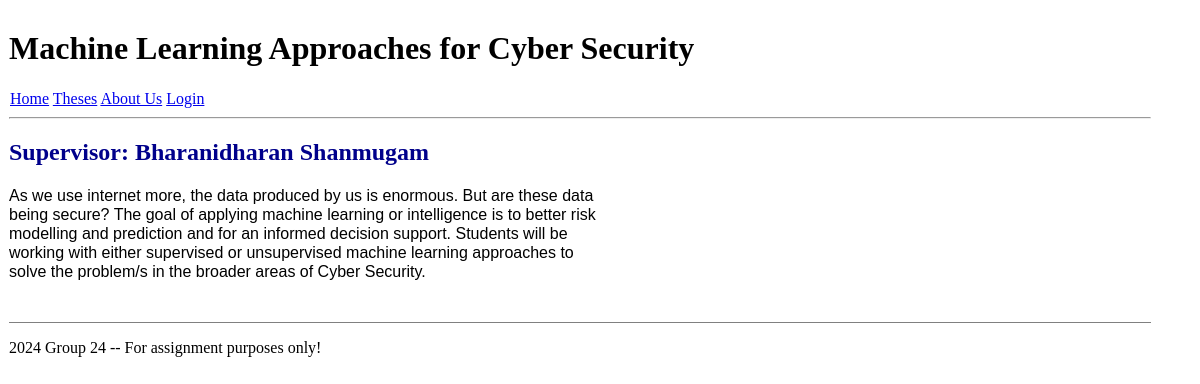
Page /page3/1/ on the committed database.
### assignment2_app/models.py (models this page shows, shortened)
class Project(models.Model):
  tid = models.CharField(max_length=3, primary_key=True)
  title = models.CharField(max_length=100)
  desc = models.CharField(max_length=1500)
  supName = models.CharField(max_length=30)

### assignment2_app/views.py (the view)
# urls.py: path('page3/<tid>/', views.show_thesis_topic, name='details'),
def show_thesis_topic(request, tid):
   thesis = Project.objects.all()
   thesis_selected = None
   for topics in thesis:
      if topics.tid == tid:
         thesis_selected = topics
         break
   context = {
      'thesis': thesis_selected,
   }
   return render(request, 'assignment2_app/page3.html', context)

### assignment2_app/templates/assignment2_app/page3.html
{% extends "assignment2_app/base.html" %}
{% block page_heading %}<h1>{{ thesis.title }}</h1>{% endblock %}
{% block main_body %}
{% if thesis %}
<h2 style="color: darkblue; font-size: 20;">Supervisor: {{ thesis.supName }}</h2>
<p style="font-family: 'Libre Franklin', sans-serif; font-size: 15; line-height: 1.2; max-width: 600px;">{{ thesis.desc }}</p>
{% endif %}
{% endblock %}

### rows in the picture
Project: title "Machine Learning Approaches for Cyber Security", supName "Bharanidharan Shanmugam", desc "As we use internet more, the data produced by us is enormous. But are these data being secure? The goal of applying machine learning or intelligence is to better risk modelling and prediction and for an informed decision support. Students will be working with either supervised or unsupervised machine learning approaches to solve the problem/s in the broader areas of Cyber Security."
